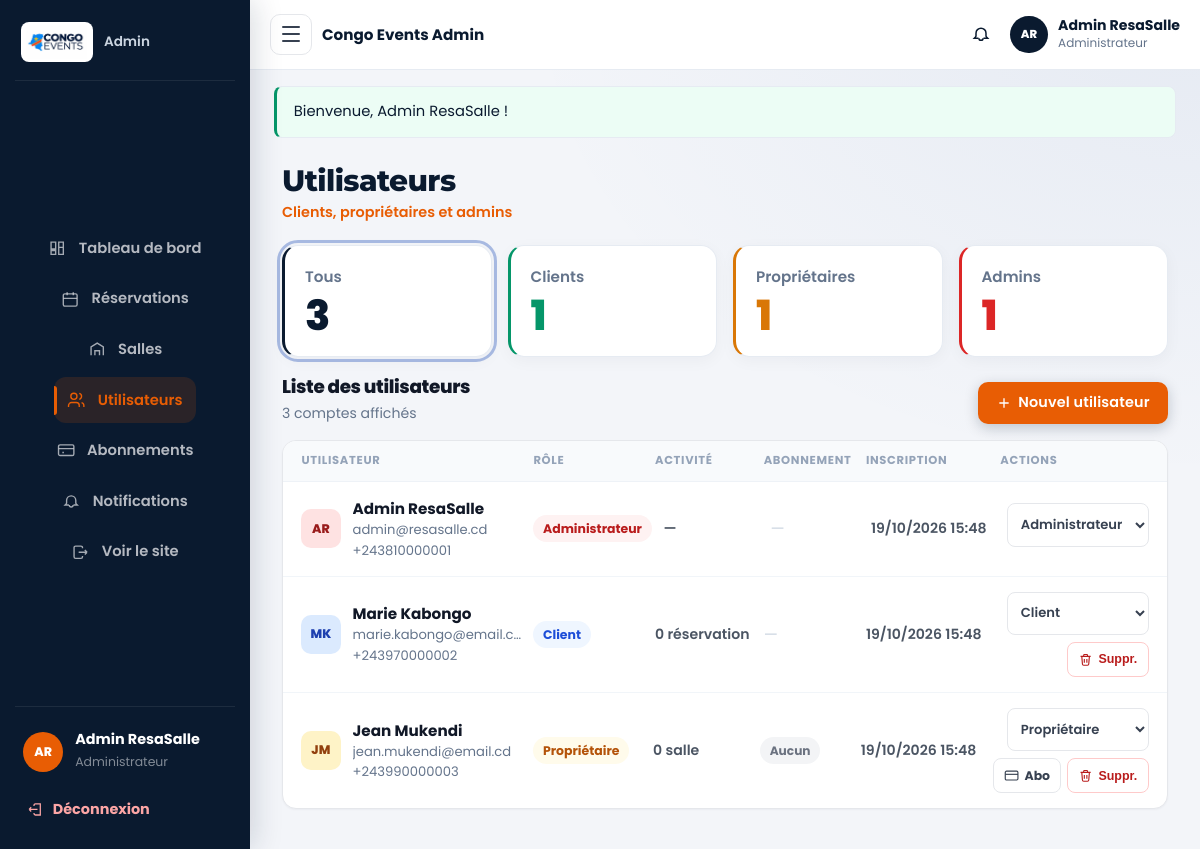
Page /admin/utilisateurs.php (signed in) on the committed database.
### tables this page shows
CREATE TABLE IF NOT EXISTS utilisateurs (
  id INT UNSIGNED AUTO_INCREMENT PRIMARY KEY,
  nom VARCHAR(120) NOT NULL,
  email VARCHAR(180) NOT NULL UNIQUE,
  telephone VARCHAR(30) DEFAULT NULL,
  mot_de_passe VARCHAR(255) NOT NULL,
  role ENUM('admin', 'client', 'proprietaire') NOT NULL DEFAULT 'client',
  date_creation DATETIME NOT NULL DEFAULT CURRENT_TIMESTAMP
);

### includes/functions.php (called while the page is built, shortened)
<?php
require_once __DIR__ . '/../config/database.php';
function e(?string $value): string
{
    return htmlspecialchars((string) $value, ENT_QUOTES, 'UTF-8');
}
function get_flash(): ?array
{
    $flash = $_SESSION['flash'];
    return $flash;
}
function current_user(): ?array
{
    return $_SESSION['user'] ?? null;
}
function role_label(string $role): string
{
    $labels = [
        'admin'        => 'Administrateur',
        'client'       => 'Client',
        'proprietaire' => 'Propriétaire',
        'organisateur' => 'Client',
    ];
    return $labels[$role] ?? $role;
}
function format_datetime(?string $datetime): string
{
    $dt = DateTime::createFromFormat('Y-m-d H:i:s', $datetime)
        ?: DateTime::createFromFormat('Y-m-d\TH:i', $datetime);
    return $dt->format('d/m/Y H:i');
}
function asset(string $path): string
{
    return rtrim(APP_URL, '/') . '/assets/' . ltrim($path, '/');
}
function url(string $path = ''): string
{
    return rtrim(APP_URL, '/') . '/' . ltrim($path, '/');
}

### config/database.php (called while the page is built, shortened)
<?php
function db(): PDO
{
    static $pdo = null;
    if ($pdo === null) {
        $dsn = 'mysql:host=' . DB_HOST . ';port=' . DB_PORT . ';dbname=' . DB_NAME . ';charset=' . DB_CHARSET;
        $options = [
            PDO::ATTR_ERRMODE            => PDO::ERRMODE_EXCEPTION,
            PDO::ATTR_DEFAULT_FETCH_MODE => PDO::FETCH_ASSOC,
            PDO::ATTR_EMULATE_PREPARES   => false,
            PDO::ATTR_TIMEOUT            => 5,
        ];
        for ($i = 0; $i < 3; $i++) {
            try {
                $pdo = new PDO($dsn, DB_USER, DB_PASS, $options);
                break;
            } catch (PDOException $e) {
                $last = $e;
                usleep(400000);
            }
        }
    }
    return $pdo;
}

### admin/utilisateurs.php (the view, shortened to what this page needs)
<?php
require_once __DIR__ . '/../includes/functions.php';
$allowedRoles = ['admin', 'client', 'proprietaire'];
$roleFilter = $_GET['role'] ?? '';
$errors = [];
$showCreate = !empty($_POST['action']) && $_POST['action'] === 'create' && !empty($errors);
$sql = 'SELECT u.*,
      (SELECT COUNT(*) FROM reservations r WHERE r.utilisateur_id = u.id) AS nb_reservations,
      (SELECT COUNT(*) FROM salles s WHERE s.proprietaire_id = u.id) AS nb_salles,
      (SELECT COUNT(*) FROM abonnements a WHERE a.utilisateur_id = u.id AND a.statut = \'actif\' AND a.date_fin >= NOW()) AS abo_actif
     FROM utilisateurs u';
$params = [];
$sql .= ' ORDER BY u.date_creation DESC';
$stmt = db()->prepare($sql);
$stmt->execute($params);
$users = $stmt->fetchAll();
$counts = ['all' => 0, 'admin' => 0, 'client' => 0, 'proprietaire' => 0];
foreach (db()->query('SELECT role, COUNT(*) AS n FROM utilisateurs GROUP BY role')->fetchAll() as $row) {
    $counts[$row['role']] = (int) $row['n'];
    $counts['all'] += (int) $row['n'];
}
function admin_user_initials(string $name): string
{
    $initials = '';
    foreach (preg_split('/\s+/', trim($name)) as $part) {
        $ch = function_exists('mb_substr')
            ? mb_strtoupper(mb_substr($part, 0, 1))
            : strtoupper(substr($part, 0, 1));
        $initials .= $ch;
        if (strlen($initials) >= 2) {
            break;
        }
    }
    return $initials !== '' ? $initials : 'U';
}
$adminPage = 'utilisateurs';
require __DIR__ . '/../includes/admin-header.php';
?>
<section class="users-page">
  <div class="dash-stats users-stats">
    <a class="dash-stat dash-stat-blue <?= $roleFilter === '' ? 'is-selected' : '' ?>" href="<?= e(url('admin/utilisateurs.php')) ?>">
      <div class="dash-stat-label">Tous</div>
      <div class="dash-stat-value"><?= (int) $counts['all'] ?></div>
    </a>
    <a class="dash-stat dash-stat-green <?= $roleFilter === 'client' ? 'is-selected' : '' ?>" href="<?= e(url('admin/utilisateurs.php?role=client')) ?>">
      <div class="dash-stat-label">Clients</div>
      <div class="dash-stat-value"><?= (int) $counts['client'] ?></div>
    </a>
    <a class="dash-stat dash-stat-amber <?= $roleFilter === 'proprietaire' ? 'is-selected' : '' ?>" href="<?= e(url('admin/utilisateurs.php?role=proprietaire')) ?>">
      <div class="dash-stat-label">Propriétaires</div>
      <div class="dash-stat-value"><?= (int) $counts['proprietaire'] ?></div>
    </a>
    <a class="dash-stat dash-stat-red <?= $roleFilter === 'admin' ? 'is-selected' : '' ?>" href="<?= e(url('admin/utilisateurs.php?role=admin')) ?>">
      <div class="dash-stat-label">Admins</div>
      <div class="dash-stat-value"><?= (int) $counts['admin'] ?></div>
    </a>
  </div>
  <div class="users-toolbar">
    <div>
      <h2 class="users-title">Liste des utilisateurs</h2>
      <p class="users-sub"><?= count($users) ?> compte<?= count($users) > 1 ? 's' : '' ?> affiché<?= count($users) > 1 ? 's' : '' ?></p>
    </div>
    <button type="button" class="btn btn-primary" data-users-toggle-create aria-expanded="<?= $showCreate || $errors ? 'true' : 'false' ?>">
      <svg viewBox="0 0 24 24" width="16" height="16" fill="none" stroke="currentColor" stroke-width="2"><path d="M12 5v14M5 12h14"/></svg>
      Nouvel utilisateur
    </button>
  </div>
  <div class="users-panel">
    <?php if (!$users): ?>
      <div class="users-empty">
        <strong>Aucun utilisateur</strong>
        <p>Aucun compte ne correspond à ce filtre.</p>
      </div>
    <?php else: ?>
      <div class="users-table-head" aria-hidden="true">
        <span>Utilisateur</span>
        <span>Rôle</span>
        <span>Activité</span>
        <span>Abonnement</span>
        <span>Inscription</span>
        <span>Actions</span>
      </div>
      <ul class="users-list">
        <?php foreach ($users as $u): ?>
          <?php
            $isSelf = (int) $u['id'] === (int) current_user()['id'];
            $roleClass = 'role-client';
            if ($u['role'] === 'admin') {
                $roleClass = 'role-admin';
            } elseif ($u['role'] === 'proprietaire') {
                $roleClass = 'role-owner';
            }
            $activity = '—';
            if ($u['role'] === 'client') {
                $n = (int) $u['nb_reservations'];
                $activity = $n . ' réservation' . ($n > 1 ? 's' : '');
            } elseif ($u['role'] === 'proprietaire') {
                $n = (int) $u['nb_salles'];
                $activity = $n . ' salle' . ($n > 1 ? 's' : '');
            }
          ?>
          <li class="users-row">
            <div class="users-identity">
              <div class="users-avatar <?= e($roleClass) ?>"><?= e(admin_user_initials($u['nom'])) ?></div>
              <div class="users-id-text">
                <strong><?= e($u['nom']) ?></strong>
                <span><?= e($u['email']) ?></span>
                <?php if (!empty($u['telephone'])): ?>
                  <span class="users-phone"><?= e($u['telephone']) ?></span>
                <?php endif; ?>
              </div>
            </div>
            <div class="users-cell" data-label="Rôle">
              <span class="users-role <?= e($roleClass) ?>"><?= e(role_label($u['role'])) ?></span>
            </div>
            <div class="users-cell users-meta" data-label="Activité">
              <?= e($activity) ?>
            </div>
            <div class="users-cell" data-label="Abonnement">
              <?php if ($u['role'] === 'proprietaire'): ?>
                <?php if ((int) $u['abo_actif'] > 0): ?>
                  <span class="users-pill is-ok">Actif</span>
                <?php else: ?>
                  <span class="users-pill is-off">Aucun</span>
                <?php endif; ?>
              <?php else: ?>
                <span class="users-dash">—</span>
              <?php endif; ?>
            </div>
            <div class="users-cell users-meta" data-label="Inscription">
              <?= e(format_datetime($u['date_creation'])) ?>
            </div>
            <div class="users-actions" data-label="Actions">
              <form method="post" class="users-role-form">
                <select id="role_<?= (int) $u['id'] ?>" name="role" onchange="this.form.submit()">
                  <?php foreach ($allowedRoles as $r): ?>
                    <option value="<?= e($r) ?>" <?= $u['role'] === $r ? 'selected' : '' ?>><?= e(role_label($r)) ?></option>
                  <?php endforeach; ?>
                </select>
              </form>
              <div class="users-action-btns">
                <?php if ($u['role'] === 'proprietaire'): ?>
                  <a class="users-icon-btn" href="<?= e(url('admin/abonnements.php?user_id=' . (int) $u['id'])) ?>" title="Gérer l’abonnement">
                    <svg viewBox="0 0 24 24" fill="none" stroke="currentColor" stroke-width="1.8"><rect x="2" y="5" width="20" height="14" rx="2"/><path d="M2 10h20"/></svg>
                    <span>Abo</span>
                  </a>
                <?php endif; ?>
                <?php if (!$isSelf): ?>
                  <form method="post">
                    <button type="submit" class="users-icon-btn is-danger" title="Supprimer" data-confirm="Supprimer cet utilisateur ?">
                      <svg viewBox="0 0 24 24" fill="none" stroke="currentColor" stroke-width="1.8"><path d="M4 7h16M10 11v6M14 11v6M6 7l1 12a2 2 0 0 0 2 2h6a2 2 0 0 0 2-2l1-12M9 7V5a1 1 0 0 1 1-1h4a1 1 0 0 1 1 1v2"/></svg>
                      <span>Suppr.</span>
                    </button>
                  </form>
                <?php endif; ?>
              </div>
            </div>
          </li>
        <?php endforeach; ?>
      </ul>
    <?php endif; ?>
  </div>
</section>
<?php require __DIR__ . '/../includes/admin-footer.php'; ?>

### includes/admin-header.php (shortened to what this page needs)
<?php
$adminPage = $adminPage ?? 'dashboard';
$user = current_user();
$flash = get_flash();
$displayName = $user['nom'] ?? 'Admin';
$initials = '';
foreach (preg_split('/\s+/', trim($displayName)) as $part) {
    $ch = function_exists('mb_substr')
        ? mb_strtoupper(mb_substr($part, 0, 1))
        : strtoupper(substr($part, 0, 1));
    $initials .= $ch;
    if (strlen($initials) >= 2) break;
}
$pageTitles = [
    'dashboard' => ['Tableau de bord', 'Gestion des réservations'],
    'reservations' => ['Réservations', 'Validation des demandes'],
    'salles' => ['Salles', 'Catalogue des espaces'],
    'utilisateurs' => ['Utilisateurs', 'Clients, propriétaires et admins'],
    'abonnements' => ['Abonnements', 'Plans et paiements propriétaires'],
];
[$dashTitle, $dashSubtitle] = $pageTitles[$adminPage] ?? ['Administration', 'Congo Events'];
?>
<!DOCTYPE html>
<html lang="fr">
<head>
  <link rel="stylesheet" href="<?= e(asset('css/style.css')) ?>?v=20261016pay">
  <link rel="stylesheet" href="<?= e(asset('css/dashboard.css')) ?>?v=20261016pay">
</head>
<body class="dash-body">
  <aside class="dash-sidebar" data-dash-sidebar>
    <div class="dash-sidebar-top">
      <a class="dash-brand" href="<?= e(url('admin/index.php')) ?>">
        <img class="dash-brand-logo dash-brand-logo-full" src="<?= e(asset(APP_LOGO)) ?>?v=20261015v2" alt="<?= e(APP_NAME) ?>" width="150" height="60">
        <span class="dash-brand-role"><em>Admin</em></span>
      </a>
    </div>
    <nav class="dash-nav">
      <a href="<?= e(url('admin/index.php')) ?>" class="<?= $adminPage === 'dashboard' ? 'is-active' : '' ?>">
        <svg viewBox="0 0 24 24" fill="none" stroke="currentColor" stroke-width="1.8"><path d="M4 13h6V4H4v9Zm10 7h6V4h-6v16ZM4 20h6v-5H4v5Zm10-9h6V4h-6v7Z"/></svg>
        Tableau de bord
      </a>
      <a href="<?= e(url('admin/reservations.php')) ?>" class="<?= $adminPage === 'reservations' ? 'is-active' : '' ?>">
        <svg viewBox="0 0 24 24" fill="none" stroke="currentColor" stroke-width="1.8"><rect x="3" y="5" width="18" height="16" rx="2"/><path d="M8 3v4M16 3v4M3 11h18"/></svg>
        Réservations
      </a>
      <a href="<?= e(url('admin/salles.php')) ?>" class="<?= $adminPage === 'salles' ? 'is-active' : '' ?>">
        <svg viewBox="0 0 24 24" fill="none" stroke="currentColor" stroke-width="1.8"><path d="M4 20V9l8-5 8 5v11"/><path d="M9 20v-6h6v6"/></svg>
        Salles
      </a>
      <a href="<?= e(url('admin/utilisateurs.php')) ?>" class="<?= $adminPage === 'utilisateurs' ? 'is-active' : '' ?>">
        <svg viewBox="0 0 24 24" fill="none" stroke="currentColor" stroke-width="1.8"><path d="M16 21v-2a4 4 0 0 0-4-4H6a4 4 0 0 0-4 4v2"/><circle cx="9" cy="7" r="4"/><path d="M22 21v-2a4 4 0 0 0-3-3.87M16 3.13a4 4 0 0 1 0 7.75"/></svg>
        Utilisateurs
      </a>
      <a href="<?= e(url('admin/abonnements.php')) ?>" class="<?= $adminPage === 'abonnements' ? 'is-active' : '' ?>">
        <svg viewBox="0 0 24 24" fill="none" stroke="currentColor" stroke-width="1.8"><rect x="2" y="5" width="20" height="14" rx="2"/><path d="M2 10h20M7 15h2"/></svg>
        Abonnements
      </a>
      <?php $adminNotif = unread_notifications_count((int) ($user['id'] ?? 0)); ?>
      <a href="<?= e(url('notifications.php')) ?>" class="<?= $adminPage === 'notifications' ? 'is-active' : '' ?>">
        <svg viewBox="0 0 24 24" fill="none" stroke="currentColor" stroke-width="1.8"><path d="M15 17h5l-1.4-1.4A2 2 0 0 1 18 14.2V11a6 6 0 1 0-12 0v3.2c0 .5-.2 1-.6 1.4L4 17h5"/><path d="M9.5 17a2.5 2.5 0 0 0 5 0"/></svg>
        Notifications<?= $adminNotif > 0 ? ' (' . (int) $adminNotif . ')' : '' ?>
      </a>
      <a href="<?= e(url('index.php')) ?>">
        <svg viewBox="0 0 24 24" fill="none" stroke="currentColor" stroke-width="1.8"><path d="M15 7V6a2 2 0 0 0-2-2H6a2 2 0 0 0-2 2v12a2 2 0 0 0 2 2h7a2 2 0 0 0 2-2v-1"/><path d="M10 12h11m0 0-3-3m3 3-3 3"/></svg>
        Voir le site
      </a>
    </nav>
    <div class="dash-user">
      <div class="dash-user-row">
        <div class="dash-avatar"><?= e($initials) ?></div>
        <div>
          <strong><?= e($displayName) ?></strong>
          <span>Administrateur</span>
        </div>
      </div>
      <a class="dash-logout" href="<?= e(url('logout.php')) ?>">
        <svg viewBox="0 0 24 24" fill="none" stroke="currentColor" stroke-width="1.8"><path d="M10 7V6a2 2 0 0 1 2-2h7v16h-7a2 2 0 0 1-2-2v-1"/><path d="M15 12H3m0 0 3-3m-3 3 3 3"/></svg>
        Déconnexion
      </a>
    </div>
  </aside>
  <div class="dash-main">
    <div class="dash-topbar">
      <button class="dash-menu-btn" type="button" aria-label="Menu" data-dash-toggle>
        <span></span><span></span><span></span>
      </button>
      <div class="dash-topbar-brand">Congo Events Admin</div>
      <a class="notif-bell dash-topbar-bell" href="<?= e(url('notifications.php')) ?>" title="Notifications" aria-label="Notifications">
        <svg viewBox="0 0 24 24" width="20" height="20" fill="none" stroke="currentColor" stroke-width="1.8"><path d="M15 17h5l-1.4-1.4A2 2 0 0 1 18 14.2V11a6 6 0 1 0-12 0v3.2c0 .5-.2 1-.6 1.4L4 17h5"/><path d="M9.5 17a2.5 2.5 0 0 0 5 0"/></svg>
      </a>
      <div class="dash-topbar-user">
        <div class="dash-topbar-avatar"><?= e($initials) ?></div>
        <div>
          <strong><?= e($displayName) ?></strong>
          <span>Administrateur</span>
        </div>
      </div>
    </div>
    <?php if ($flash): ?>
      <div class="dash-flash">
        <div class="alert alert-<?= e($flash['type']) ?>" role="alert" data-auto-dismiss>
          <?= e($flash['message']) ?>
        </div>
      </div>
    <?php endif; ?>
    <div class="dash-content">
      <header class="dash-page-head">
        <div>
          <h1><?= e($dashTitle) ?></h1>
          <p><?= e($dashSubtitle) ?></p>
        </div>
      </header>

### rows in the picture
utilisateurs: nom "Admin ResaSalle", nom "AR", email "admin@resasalle.cd", telephone "+243810000001", role "Administrateur", activity "—", date_creation "19/10/2026 15:48"
utilisateurs: nom "MK", nom "Marie Kabongo", email "marie.kabongo@email.cd", telephone "+243970000002", role "Client", activity "0 réservation", date_creation "19/10/2026 15:48"
utilisateurs: nom "JM", nom "Jean Mukendi", email "jean.mukendi@email.cd", telephone "+243990000003", role "Propriétaire", activity "0 salle", shows "Aucun", date_creation "19/10/2026 15:48"

### other values in the picture
$initials "AR"
$flash['message'] "Bienvenue, Admin ResaSalle !"
$dashTitle "Utilisateurs"
$dashSubtitle "Clients, propriétaires et admins"
$counts['all'] "3"
$counts['client'] "1"
$counts['proprietaire'] "1"
$counts['admin'] "1"
count($users) "3"
form field role "Administrateur"
form field role "Client"
form field role "Propriétaire"
